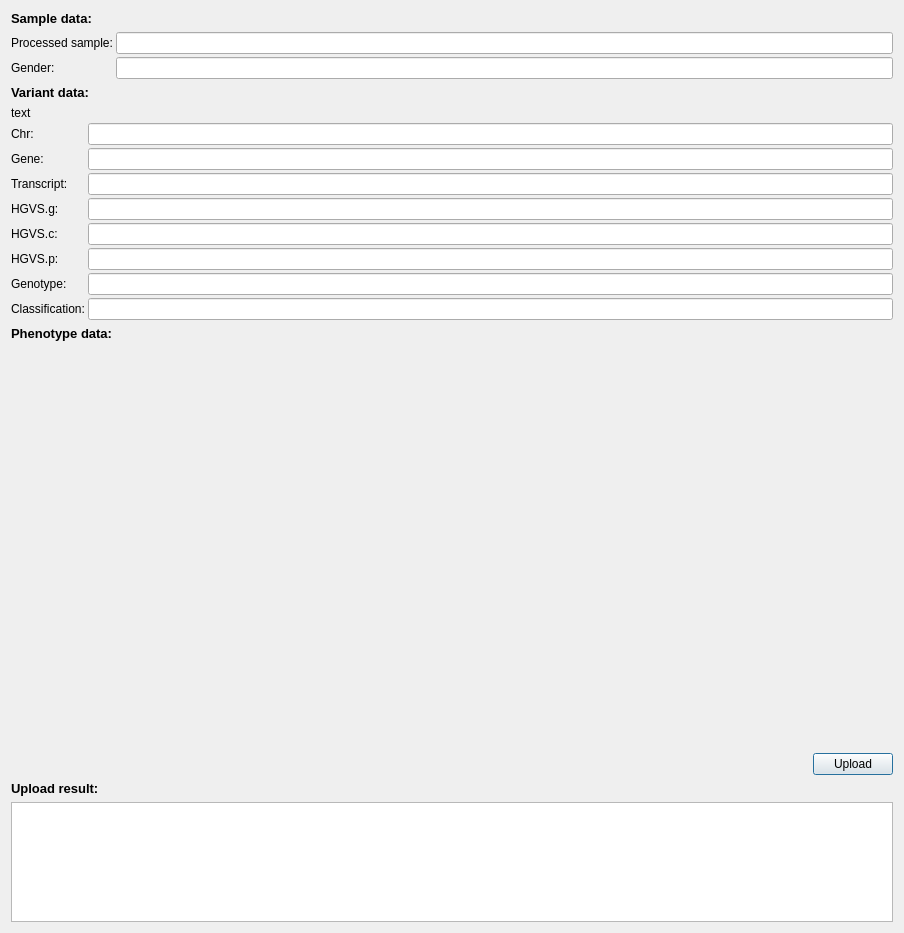
<?xml version="1.0" encoding="UTF-8"?>
<ui version="4.0">
 <class>LovdUploadDialog</class>
 <widget class="QDialog" name="LovdUploadDialog">
  <property name="geometry">
   <rect>
    <x>0</x>
    <y>0</y>
    <width>904</width>
    <height>933</height>
   </rect>
  </property>
  <property name="windowTitle">
   <string>LOVD variant upload</string>
  </property>
  <layout class="QVBoxLayout" name="verticalLayout">
   <item>
    <widget class="QLabel" name="label_13">
     <property name="font">
      <font>
       <pointsize>10</pointsize>
       <weight>75</weight>
       <bold>true</bold>
      </font>
     </property>
     <property name="text">
      <string>Sample data:</string>
     </property>
    </widget>
   </item>
   <item>
    <layout class="QGridLayout" name="gridLayout_2">
     <property name="spacing">
      <number>3</number>
     </property>
     <item row="0" column="0">
      <widget class="QLabel" name="label_14">
       <property name="text">
        <string>Processed sample:</string>
       </property>
      </widget>
     </item>
     <item row="1" column="0">
      <widget class="QLabel" name="label_15">
       <property name="text">
        <string>Gender:</string>
       </property>
      </widget>
     </item>
     <item row="0" column="1">
      <widget class="QLineEdit" name="processed_sample">
       <property name="readOnly">
        <bool>true</bool>
       </property>
      </widget>
     </item>
     <item row="1" column="1">
      <widget class="QLineEdit" name="gender">
       <property name="readOnly">
        <bool>true</bool>
       </property>
      </widget>
     </item>
    </layout>
   </item>
   <item>
    <widget class="QLabel" name="label">
     <property name="font">
      <font>
       <pointsize>10</pointsize>
       <weight>75</weight>
       <bold>true</bold>
      </font>
     </property>
     <property name="text">
      <string>Variant data:</string>
     </property>
    </widget>
   </item>
   <item>
    <layout class="QGridLayout" name="gridLayout">
     <property name="spacing">
      <number>3</number>
     </property>
     <item row="6" column="1">
      <widget class="QLineEdit" name="hgvs_c"/>
     </item>
     <item row="5" column="0">
      <widget class="QLabel" name="label_3">
       <property name="text">
        <string>HGVS.g:</string>
       </property>
      </widget>
     </item>
     <item row="4" column="1">
      <widget class="QLineEdit" name="nm_number"/>
     </item>
     <item row="9" column="1">
      <widget class="QLineEdit" name="classification">
       <property name="readOnly">
        <bool>true</bool>
       </property>
      </widget>
     </item>
     <item row="3" column="0">
      <widget class="QLabel" name="label_4">
       <property name="text">
        <string>Gene:</string>
       </property>
      </widget>
     </item>
     <item row="7" column="1">
      <widget class="QLineEdit" name="hgvs_p"/>
     </item>
     <item row="9" column="0">
      <widget class="QLabel" name="label_9">
       <property name="text">
        <string>Classification:</string>
       </property>
      </widget>
     </item>
     <item row="2" column="1">
      <widget class="QLineEdit" name="chr">
       <property name="readOnly">
        <bool>true</bool>
       </property>
      </widget>
     </item>
     <item row="6" column="0">
      <widget class="QLabel" name="label_6">
       <property name="text">
        <string>HGVS.c:</string>
       </property>
      </widget>
     </item>
     <item row="3" column="1">
      <widget class="QLineEdit" name="gene"/>
     </item>
     <item row="7" column="0">
      <widget class="QLabel" name="label_7">
       <property name="text">
        <string>HGVS.p:</string>
       </property>
      </widget>
     </item>
     <item row="4" column="0">
      <widget class="QLabel" name="label_5">
       <property name="text">
        <string>Transcript:</string>
       </property>
      </widget>
     </item>
     <item row="1" column="0" colspan="2">
      <widget class="QLabel" name="comment_var">
       <property name="text">
        <string>text</string>
       </property>
       <property name="openExternalLinks">
        <bool>true</bool>
       </property>
      </widget>
     </item>
     <item row="2" column="0">
      <widget class="QLabel" name="label_2">
       <property name="text">
        <string>Chr:</string>
       </property>
      </widget>
     </item>
     <item row="5" column="1">
      <widget class="QLineEdit" name="hgvs_g">
       <property name="readOnly">
        <bool>false</bool>
       </property>
      </widget>
     </item>
     <item row="8" column="1">
      <widget class="QLineEdit" name="genotype">
       <property name="readOnly">
        <bool>true</bool>
       </property>
      </widget>
     </item>
     <item row="8" column="0">
      <widget class="QLabel" name="label_8">
       <property name="text">
        <string>Genotype:</string>
       </property>
      </widget>
     </item>
    </layout>
   </item>
   <item>
    <widget class="QLabel" name="label_11">
     <property name="font">
      <font>
       <pointsize>10</pointsize>
       <weight>75</weight>
       <bold>true</bold>
      </font>
     </property>
     <property name="text">
      <string>Phenotype data:</string>
     </property>
    </widget>
   </item>
   <item>
    <widget class="PhenotypeSelectionWidget" name="phenos" native="true">
     <property name="minimumSize">
      <size>
       <width>0</width>
       <height>400</height>
      </size>
     </property>
    </widget>
   </item>
   <item>
    <layout class="QHBoxLayout" name="horizontalLayout">
     <item>
      <spacer name="horizontalSpacer">
       <property name="orientation">
        <enum>Qt::Horizontal</enum>
       </property>
       <property name="sizeHint" stdset="0">
        <size>
         <width>40</width>
         <height>20</height>
        </size>
       </property>
      </spacer>
     </item>
     <item>
      <widget class="QPushButton" name="upload_btn">
       <property name="text">
        <string>Upload</string>
       </property>
      </widget>
     </item>
    </layout>
   </item>
   <item>
    <widget class="QLabel" name="label_12">
     <property name="font">
      <font>
       <pointsize>10</pointsize>
       <weight>75</weight>
       <bold>true</bold>
      </font>
     </property>
     <property name="text">
      <string>Upload result:</string>
     </property>
    </widget>
   </item>
   <item>
    <widget class="QTextEdit" name="comment_upload">
     <property name="enabled">
      <bool>true</bool>
     </property>
     <property name="readOnly">
      <bool>true</bool>
     </property>
    </widget>
   </item>
  </layout>
 </widget>
 <customwidgets>
  <customwidget>
   <class>PhenotypeSelectionWidget</class>
   <extends>QWidget</extends>
   <header>PhenotypeSelectionWidget.h</header>
   <container>1</container>
  </customwidget>
 </customwidgets>
 <resources/>
 <connections/>
</ui>
